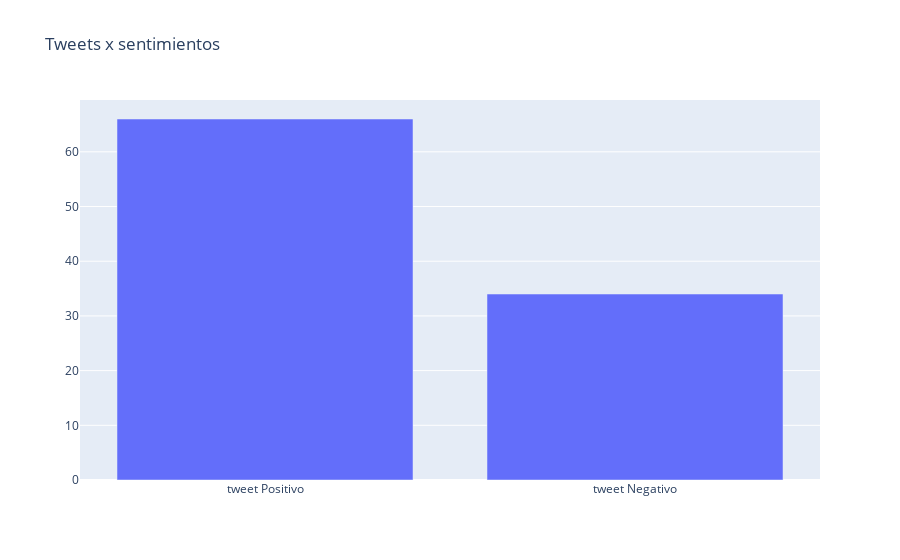

Notebook code cell kept with this figure:
### Code cell
fig = go.Figure(data = [trace], layout=layout)
iplot(fig)

### Figure 1 — Plotly figure (JSON) as saved in the notebook; plotly's stock layout.template omitted (floating-point values rounded to 4 significant figures)
{"data": [{"type": "bar", "x": ["tweet Positivo", "tweet Negativo"], "y": [66, 34]}], "layout": {"title": {"text": "Tweets x sentimientos"}}}
